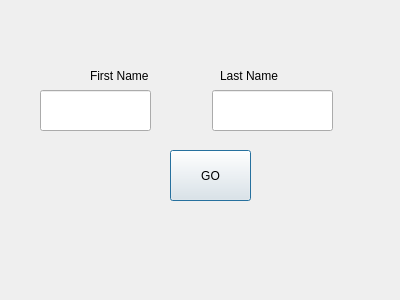
<?xml version="1.0" encoding="UTF-8"?>
<ui version="4.0">
 <class>Dialog</class>
 <widget class="QDialog" name="Dialog">
  <property name="geometry">
   <rect>
    <x>0</x>
    <y>0</y>
    <width>400</width>
    <height>300</height>
   </rect>
  </property>
  <property name="windowTitle">
   <string>Dialog</string>
  </property>
  <widget class="QLabel" name="lbFirst">
   <property name="geometry">
    <rect>
     <x>90</x>
     <y>50</y>
     <width>61</width>
     <height>51</height>
    </rect>
   </property>
   <property name="text">
    <string>First Name</string>
   </property>
  </widget>
  <widget class="QLabel" name="lbLast">
   <property name="geometry">
    <rect>
     <x>220</x>
     <y>50</y>
     <width>61</width>
     <height>51</height>
    </rect>
   </property>
   <property name="text">
    <string>Last Name</string>
   </property>
  </widget>
  <widget class="QPushButton" name="pushButton">
   <property name="geometry">
    <rect>
     <x>170</x>
     <y>150</y>
     <width>81</width>
     <height>51</height>
    </rect>
   </property>
   <property name="text">
    <string>GO</string>
   </property>
  </widget>
  <widget class="QLabel" name="lbOutput">
   <property name="geometry">
    <rect>
     <x>50</x>
     <y>230</y>
     <width>311</width>
     <height>41</height>
    </rect>
   </property>
   <property name="text">
    <string/>
   </property>
  </widget>
  <widget class="QLineEdit" name="editFirst">
   <property name="geometry">
    <rect>
     <x>40</x>
     <y>90</y>
     <width>111</width>
     <height>41</height>
    </rect>
   </property>
  </widget>
  <widget class="QLineEdit" name="editLast">
   <property name="geometry">
    <rect>
     <x>212</x>
     <y>90</y>
     <width>121</width>
     <height>41</height>
    </rect>
   </property>
  </widget>
 </widget>
 <resources/>
 <connections/>
</ui>
